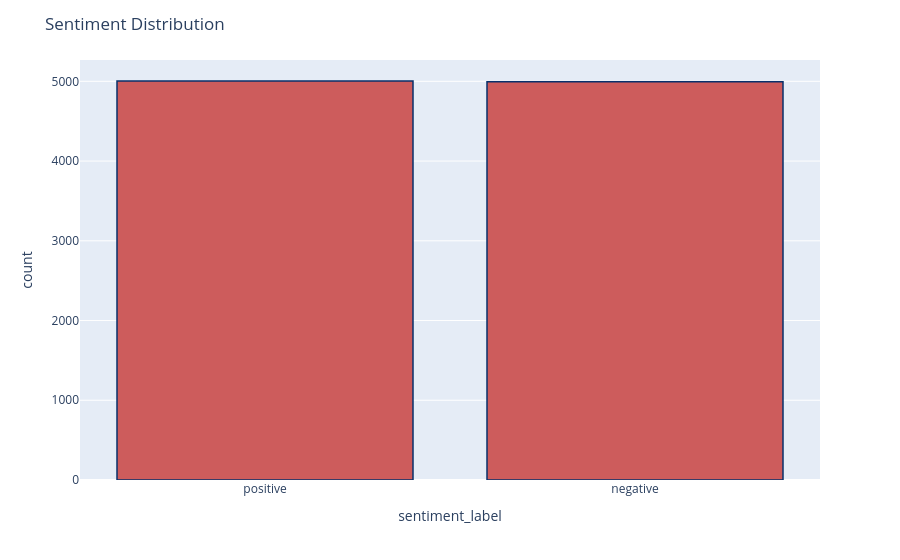

Source (notebook cell):
### Markdown cell above
#### Sentiment Distribution Visualization

### Code cell
# Sentiment Distribution: Plotting the sentiment distribution (positive and negative)

# Step 1: Replace the numerical sentiment labels (-1 and 1) with human-readable labels
# We use 'negative' for sentiment -1 and 'positive' for sentiment 1
data['sentiment_label'] = data['sentiment'].replace({-1: 'negative'})  # Map -1 to 'negative'
data['sentiment_label'] = data['sentiment_label'].replace({1: 'positive'})  # Map 1 to 'positive'

# Step 2: Generate the histogram of sentiment distribution
# This will display the count of positive and negative sentiment tweets
import plotly.express as px
fig = px.histogram(data, x="sentiment_label")  # 'sentiment_label' is the new human-readable sentiment column

# Step 3: Customize the appearance of the histogram
# Modify the color of the bars and the line properties
fig.update_traces(marker_color="indianred", marker_line_color='rgb(8,48,107)', marker_line_width=1.5)

# Step 4: Set the layout and title for the plot
fig.update_layout(title_text='Sentiment Distribution')

# Step 5: Show the plot in the Jupyter notebook
fig.show()  # Display the plot

# Save the plot as a static image (PNG)
fig.write_image("sentiment_distribution_values.png")

### Figure 1 — Plotly figure (JSON) as saved in the notebook; plotly's stock layout.template omitted (floating-point values rounded to 4 significant figures; data arrays with more than 128 entries replaced by an {"elided": "..."} marker saying what was removed)
{"data": [{"alignmentgroup": "True", "bingroup": "x", "hovertemplate": "sentiment_label=%{x}<br>count=%{y}<extra></extra>", "legendgroup": "", "marker": {"color": "indianred", "line": {"color": "rgb(8,48,107)", "width": 1.5}, "pattern": {"shape": ""}}, "name": "", "offsetgroup": "", "orientation": "v", "showlegend": false, "type": "histogram", "x": {"elided": "10000 str values"}, "xaxis": "x", "yaxis": "y"}], "layout": {"autosize": true, "barmode": "relative", "legend": {"tracegroupgap": 0}, "margin": {"t": 60}, "title": {"text": "Sentiment Distribution"}, "xaxis": {"anchor": "y", "autorange": true, "domain": [0, 1], "range": [-0.5, 1.5], "title": {"text": "sentiment_label"}, "type": "category"}, "yaxis": {"anchor": "x", "autorange": true, "domain": [0, 1], "range": [0, 5267.0], "title": {"text": "count"}}}}
